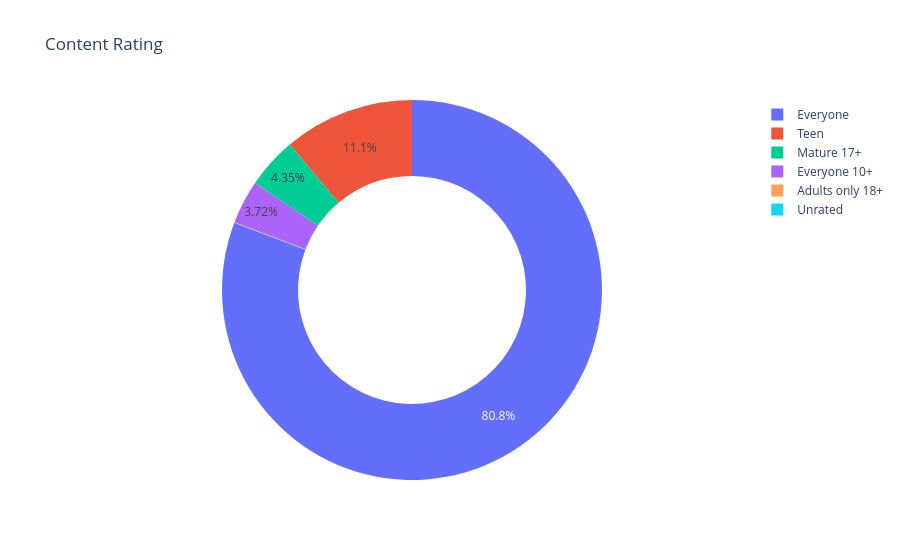

The code cell stored with this chart in its notebook:
### Code cell
# donut chart banane ke liye hume keval ek aur argument dena hota hai pie mein i.e hole=
pie_chart = px.pie(labels=content_rating_counts.index, values=content_rating_counts.values, title='Content Rating', names=content_rating_counts.index, hole=0.6)
pie_chart.update_traces(textposition='inside', textinfo='percent')
pie_chart.show()

### Figure 1 — Plotly figure (JSON) as saved in the notebook; plotly's stock layout.template omitted (floating-point values rounded to 4 significant figures)
{"data": [{"domain": {"x": [0, 1], "y": [0, 1]}, "hole": 0.6, "hovertemplate": "label=%{label}<br>value=%{value}<extra></extra>", "labels": ["Everyone", "Teen", "Mature 17+", "Everyone 10+", "Adults only 18+", "Unrated"], "legendgroup": "", "name": "", "showlegend": true, "textinfo": "percent", "textposition": "inside", "type": "pie", "values": [6621, 912, 357, 305, 3, 1]}], "layout": {"autosize": true, "legend": {"tracegroupgap": 0}, "title": {"text": "Content Rating"}}}
